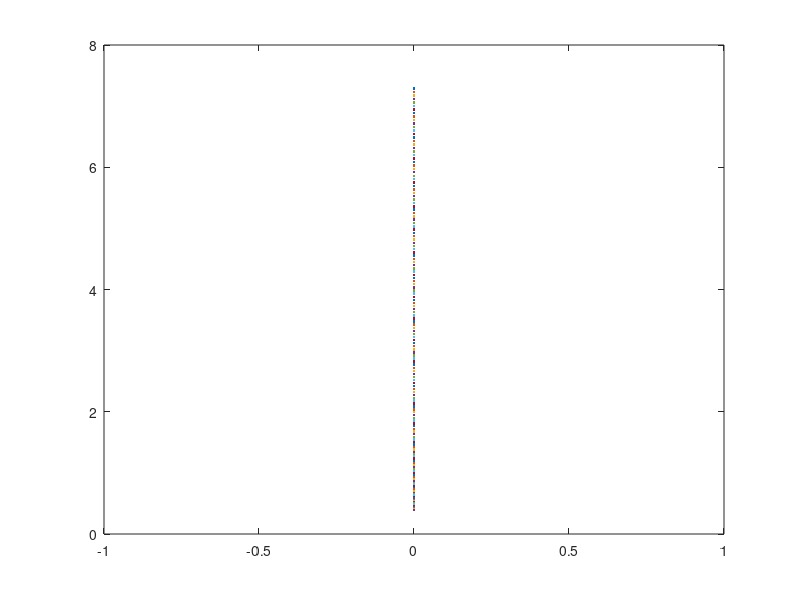

Here is the MATLAB script that generated this plot: (Note: this script raises an error after producing the figure.)
%%%%%%%%%%%%%%%%%%%%%%%%%%%%%%%%%%%%%%%%%%%%%%%%%%%%%%%%%%%%%%%%%%%%%%%%%%%
%                                                      
%
%                                
%        Description: This m-file considers the Throughput-SNR at ST 
%        anlysis for the AWGN channel.        
%        
%        The simulation is performed to show the following:
%        1) Analyse the throughput vs accuracy curves
%
%        Created on: 17.09.14
%        Last modified: 17.09.14
%        Revision History: 17.09.14 --> File generated   
%  
%%%%%%%%%%%%%%%%%%%%%%%%%%%%%%%%%%%%%%%%%%%%%%%%%%%%%%%%%%%%%%%%%%%%%%%%%%%

clear all;
close all;
clc;

sim = 0;                                  % Enable( = 1) to perform simulation, theoretical analysis
th = 0;                                   % disable ( = 0) to plot curves, data is read from a file
                                          % Theoretical anaylsis is also included of simulation as
                                          % numerical integration is involved
%%%%%%%%%%%%%%%%%%%%%%%%%%%%%%%%%%%%%%%%%%%%%%%%%%%%%%%%%%%%%%%%%%%%%%%%%%%
%   Parameters
%%%%%%%%%%%%%%%%%%%%%%%%%%%%%%%%%%%%%%%%%%%%%%%%%%%%%%%%%%%%%%%%%%%%%%%%%%%
nu = -3;                                  % Noise uncertainty lower  
P_tran = -00;                             % SNR at ST can be controlled by changing the 
                                          % power transmitted by PR  
noise_power = -100;                       % Actual noise power -100 dBm
noise_power_p = -100 + nu;                % noise power at PR with nu noise power + nu dBm
noise_power_s = noise_power;              % noise power at PR without nu noise power dBm
I_T = -110;                               % Interference temperature -80 dBm
f_s = 1e6;                                % 1 MHz one band
K = 0.1 * f_s;                            % K = Total number of samples in a frame = T * f_s, T = 100 ms WRAN standard
alpha_true_p = 100 + [15:-0.2:-15];        % True Path loss between ST and PR  to achieve P_p = IT  
alpha_true_s = 080;                       % True Path loss between ST and SR  to achieve P_p = IT  
epsilon_P = [0.95];             % Probability constraint
mu_P = 0.025;                             % Accuracy at PR

%%%%%%%%%%%%%%%%%%%%%%%%%%%%%%%%%%%%%%%%%%%%%%%%%%%%%%%%%%%%%%%%%%%%%%%%%%%
%   Simulation
%%%%%%%%%%%%%%%%%%%%%%%%%%%%%%%%%%%%%%%%%%%%%%%%%%%%%%%%%%%%%%%%%%%%%%%%%%%


if sim
    M = 1e4;                                  % Number of realizations 
    N_sim = ceil([1:3:20] * (1e-3 * f_s));    % N = Total of samples used for estimation = tau * f_s 
    P_reg_sim = zeros(length(N_sim), M);      % Regulated transmitted power at ST
    P_p_sim = zeros(length(N_sim), M);        % Power received at the PR
    R_sim = zeros(length(N_sim), M);          % Throughput at the SR
    P_rcvd_sim = zeros(1, M);                 % Received Power at ST

    
    Exp_R_sim = zeros(1,length(N_sim));       % Expected throughput  
    Exp_P_reg_sim = zeros(1,length(N_sim));   % Expected power regulated by ST
    Exp_P_p_sim = zeros(1,length(N_sim));     % Expected power received at PR
    PC_P_p_sim = zeros(1,length(N_sim));      % Confidence probability power at PR  
    PC_R_sim = zeros(1,length(N_sim));        % Condidence probability rate at SR
    for i=1:length(N_sim)
        disp(strcat('N = ',num2str(i))); 
        for j=1:M
            % Estimate the received power P_reg with additive noise amplitude (zero mean and noise variance) 
            samples = sqrt(10^((P_tran)/10) * 10^(-alpha_true_p/10)) * ones(1, N_sim(i)) + random('norm', 0, sqrt(10^(noise_power/10)), 1, N_sim(i));
            % Checkpoint 
            % Here the samples must be Gaussian distributed with mean = 10^(P_reg/10), 
            % examine by ploting the histogram, hist(samples, 100)
            P_rcvd_sim(i,j) = mean(samples.^2);                      
            
        end
            nc_sim = zeros(1, M);
            % Determine the scaling factor, which is the Expected Received
            % power at PR is scaled to meet the interference temperature
            nc_sim = 1 / mean(10^(-alpha_true_p/10) ./ P_rcvd_sim(i,:)); 
            
            % Perform power control over the received samples, 
            % P_reg_sim  = nc 
            % hist(P_reg_sim(i,:), 50)
            P_reg_sim(i,:) =  10^(I_T/10) * nc_sim ./ P_rcvd_sim(i,:);           
            
            % Determine P_p, P_s and R from P_reg after imposing path loss
            % hist(P_p_sim(i,:), 50)
            P_p_sim(i,:) = 10^(-alpha_true_p/10) * P_reg_sim(i,:);
           
            % hist(R_sim(i,:), 50)
            R_sim(i,:) = (K- N_sim(i))/K * log2(1 + 10^(-alpha_true_s/10) * P_reg_sim(i,:) / 10^(noise_power/10));     
            
           %% Determining the performance meterics --> Exp_R, CP_power, CP_rate            
            % Expected values
            Exp_P_reg_sim(i) = mean(P_reg_sim(i,:));
            Exp_R_sim(i) = mean(R_sim(i,:));
            Exp_P_p_sim(i) = mean(P_p_sim(i,:));
            
            % PC power
            upper_limit = Exp_P_p_sim(i) * (1 + mu_P);
            lower_limit = Exp_P_p_sim(i) * (1 - mu_P);
            PC_P_p_sim(i) = 1/M * length(find((P_p_sim(i,:) < upper_limit) & (P_p_sim(i,:) > lower_limit)));
            
            disp(strcat('Exp_R_sim(i) = ',num2str(Exp_R_sim(i)))); 
            disp(strcat('PC_power_sim(i) = ',num2str(PC_P_p_sim(i)))); 
    end
    save('results_opt_thr_vs_snr_AWGN_wo_nu_sim.mat');
    if ~th      % If theoretical analysis is already simulated the computation ends here.
        quit;
    end
end
    
    %%%%%%%%%%%%%%%%%%%%%%%%%%%%%%%%%%%%%%%%%%%%%%%%%%%%%%%%%%%%%%%%%%%%%%%%%%%
    %   Theoretical analysis
    %%%%%%%%%%%%%%%%%%%%%%%%%%%%%%%%%%%%%%%%%%%%%%%%%%%%%%%%%%%%%%%%%%%%%%%%%%%
if th
    %% Theoretical parameters
    Exp_R_opt = zeros(length(epsilon_P),length(alpha_true_p));        % Expected power regulated by ST
    N_optimum = zeros(length(epsilon_P),length(alpha_true_p));        % Optimum Sensing Time ST

    for e = 1:length(epsilon_P)
        parfor s = 1:length(alpha_true_p)    

            %%%%%%%%%%%%%%%%%%%%%%%%%%%%%%%%%%%%%%%%%%%%%%%%%%%%%%%%%%%%%%%%%%%%%%%%%%%
            %   Finding optimum Rate by determing the optimum sensing time
            %%%%%%%%%%%%%%%%%%%%%%%%%%%%%%%%%%%%%%%%%%%%%%%%%%%%%%%%%%%%%%%%%%%%%%%%%%%
            nc_th = (10^(noise_power_p/10)/10^(-alpha_true_p(s)/10) + 10^(P_tran/10));
            disp(strcat('SNR = ',num2str(P_tran - noise_power_p - alpha_true_p(s)))); 

            N_opt = ([0.01:0.01:25] * (1e-3 * f_s));

            for i = length(N_opt):-1:1           
                Exp_P_p_opt = 10^(I_T/10);

                % Confidence probability power at PR
                PC_P_p_opt = marcumq(sqrt(10^(-alpha_true_p(s)/10) * 10^(P_tran/10) * ...
                    N_opt(i)/(10^(noise_power_p/10))),...
                    sqrt(10^(I_T/10) * nc_th * N_opt(i) * 10^(-alpha_true_p(s)/10)/...
                    (10^(noise_power_p/10) * (1 + mu_P) * Exp_P_p_opt)), ceil(N_opt(i)/2 - 1)) -... 
                marcumq(sqrt(10^(-alpha_true_p(s)/10) * 10^(P_tran/10) * ...
                    N_opt(i)/(10^(noise_power_p/10))),...
                    sqrt(10^(I_T/10) * nc_th * N_opt(i) * 10^(-alpha_true_p(s)/10)/...
                    (10^(noise_power_p/10) * (1 - mu_P) * Exp_P_p_opt)), ceil(N_opt(i)/2 - 1));

                % Optimum PC        
                if (PC_P_p_opt < epsilon_P(e))
                    N_optimum(e, s) = N_opt(i);        
                    break;
                end
                %disp(strcat('PC_P_p_opt = ',num2str(PC_P_p_opt))); 
            end 
            if i == 1 
                disp('N_opt is not low enough')
            end
            Exp_R_opt(e, s) = (K- N_optimum(e, s))/K * log2(1 + 10^(I_T/10)/(10^(P_tran/10) *  10^(-alpha_true_p(s)/10) +...
                    10^(noise_power_p/10)) * nc_th * 10^(-alpha_true_s/10)  / 10^(noise_power_s/10));
            disp(strcat('Exp_R_opt = ',num2str(Exp_R_opt(e, s))));
        end
    end
    save('results_opt_thr_vs_snr_AWGN_nu_lower_th_CR.mat');
    quit;
end
load('results_opt_thr_vs_snr_AWGN_nu_lower_th_CR.mat');


%%%%%%%%%%%%%%%%%%%%%%%%%%%%%%%%%%%%%%%%%%%%%%%%%%%%%%%%%%%%%%%%%%%%%%%%%%%
%   Plot curves theoretical analysis
%%%%%%%%%%%%%%%%%%%%%%%%%%%%%%%%%%%%%%%%%%%%%%%%%%%%%%%%%%%%%%%%%%%%%%%%%%%
Fontsize = 18;
plot(P_tran, Exp_R_opt(1,:), 'LineWidth',1.5, 'HandleVisibility','off');
hold on,
plot(P_tran, Exp_R_opt(2,:), 'LineWidth',1.5, 'HandleVisibility','off');
hold on,
plot(P_tran, Exp_R_opt(3,:), 'LineWidth',1.5, 'HandleVisibility','off');
if 0 
    load('results_opt_thr_vs_snr_AWGN_wo_nu_sim.mat');
    %%%%%%%%%%%%%%%%%%%%%%%%%%%%%%%%%%%%%%%%%%%%%%%%%%%%%%%%%%%%%%%%%%%%%%%%%%%
    %   Plot curves simulation
    %%%%%%%%%%%%%%%%%%%%%%%%%%%%%%%%%%%%%%%%%%%%%%%%%%%%%%%%%%%%%%%%%%%%%%%%%%%
    set(ax,'NextPlot','add');
    h6 = plot(ax(1), N_sim * 1e-3, Exp_R_sim, 'r*', 'HandleVisibility','off');
    set(ax,'NextPlot','add');
    plot(ax(2), N_sim * 1e-3, PC_P_p_sim, 'r*', 'HandleVisibility','off');
end

grid on;
axis([min(P_tran) max(P_tran) min(min(Exp_R_opt)) max(max(Exp_R_opt))]);
ylabel('R_s = [bits/sec/Hz]','FontSize',Fontsize+2);
xlabel('SNR = [dB]','FontSize',Fontsize+2);
set(gca,'FontSize',Fontsize);
set(gcf, 'PaperUnits','inches');
set(gcf, 'PaperSize',[10 7.5]);
set(gcf, 'PaperPositionMode','manual');
set(gcf, 'PaperPosition',[ 0 0 10 7.5]);
%print(gcf,'-dpdf','../figures/fig_opt_thr_vs_snr_AWGN');
%print(gcf,'-depsc','../figures/fig_opt_thr_vs_snr_AWGN');